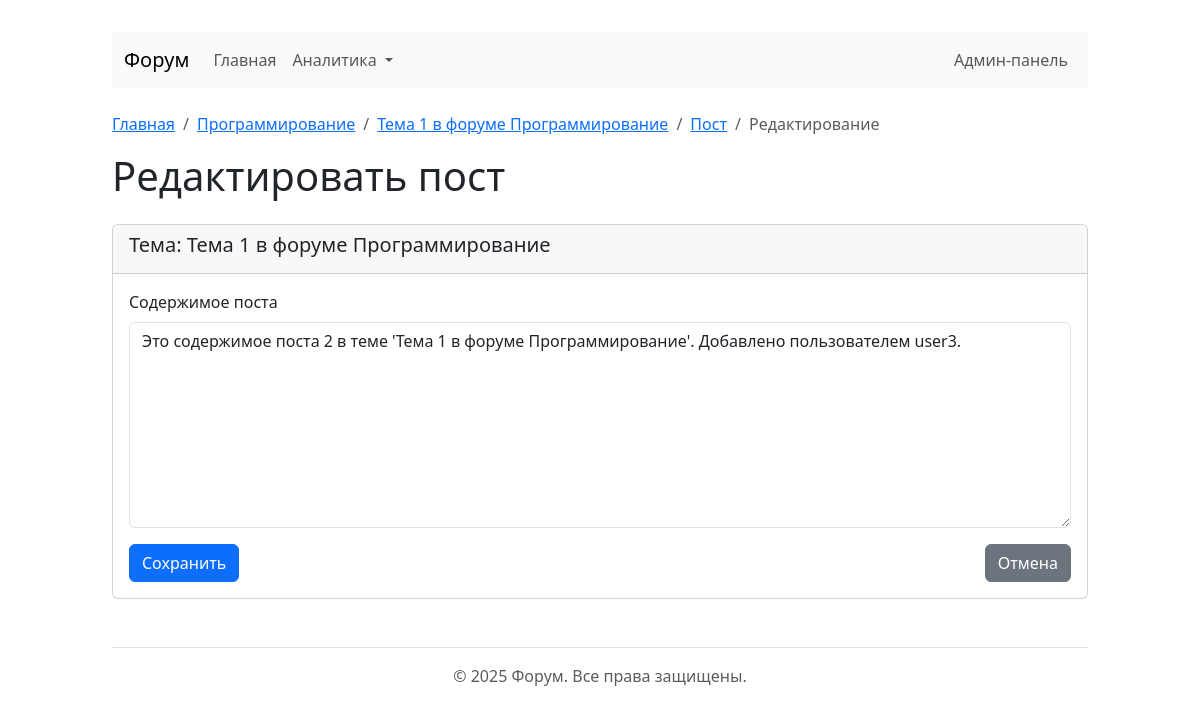
The page /edit_post/2 on the database its author committed.
### app/models/db_models.py (models this page shows, shortened)
class Forum(db.Model):
    __tablename__ = 'форум'
    ID_форума = db.Column(db.Integer, primary_key=True)
    название = db.Column(db.String(255), nullable=False)
    описание = db.Column(db.Text)
    topics = db.relationship('Topic', backref='forum', lazy=True)

class Topic(db.Model):
    __tablename__ = 'тема'
    ID_темы = db.Column(db.Integer, primary_key=True)
    ID_форума = db.Column(db.Integer, db.ForeignKey('форум.ID_форума'), nullable=False)
    название = db.Column(db.String(255), nullable=False)
    дата_создания = db.Column(db.DateTime, default=datetime.utcnow)
    posts = db.relationship('Post', backref='topic', lazy=True)

class Post(db.Model):
    __tablename__ = 'пост'
    ID_поста = db.Column(db.Integer, primary_key=True)
    ID_темы = db.Column(db.Integer, db.ForeignKey('тема.ID_темы'), nullable=False)
    ID_пользователя = db.Column(db.Integer, db.ForeignKey('пользователь.ID_пользователя'), nullable=False)
    содержимое = db.Column(db.Text, nullable=False)
    дата_публикации = db.Column(db.DateTime, default=datetime.utcnow)
    ratings = db.relationship('Rating', backref='post', lazy=True)
    comments = db.relationship('Comment', backref='post', lazy=True)

### app/routes.py (the view)
@main_bp.route('/edit_post/<int:post_id>', methods=['GET', 'POST'])
def edit_post(post_id):
    post_data, _ = DatabaseManager.get_post(post_id)
    if request.method == 'POST':
        content = request.form.get('content')
        if content:
            DatabaseManager.update_post(post_id, content)
            return redirect(url_for('main.post', post_id=post_id))
    return render_template('edit_post.html', post=post_data)

### app/database.py (called while the page is built)
    @staticmethod
    def get_post(post_id):
        return db.session.query(
            Post,
            User.имя_пользователя
        ).join(
            User,
            Post.ID_пользователя == User.ID_пользователя
        ).filter(
            Post.ID_поста == post_id
        ).first_or_404()

### app/templates/edit_post.html (shortened to what this page needs)
{% extends "base.html" %}
{% block content %}
<nav aria-label="breadcrumb">
    <ol class="breadcrumb">
        <li class="breadcrumb-item"><a href="{{ url_for('main.index') }}">Главная</a></li>
        <li class="breadcrumb-item"><a href="{{ url_for('main.forum', forum_id=post.topic.ID_форума) }}">{{ post.topic.forum.название }}</a></li>
        <li class="breadcrumb-item"><a href="{{ url_for('main.topic', topic_id=post.ID_темы) }}">{{ post.topic.название }}</a></li>
        <li class="breadcrumb-item"><a href="{{ url_for('main.post', post_id=post.ID_поста) }}">Пост</a></li>
        <li class="breadcrumb-item active">Редактирование</li>
    </ol>
</nav>
<h1 class="mb-4">Редактировать пост</h1>
<div class="card">
    <div class="card-header">
        <h5>Тема: {{ post.topic.название }}</h5>
    </div>
    <div class="card-body">
        <form action="{{ url_for('main.edit_post', post_id=post.ID_поста) }}" method="post">
            <div class="mb-3">
                <label for="content" class="form-label">Содержимое поста</label>
                <textarea class="form-control" id="content" name="content" rows="8" required>{{ post.содержимое }}</textarea>
            </div>
            <div class="d-flex justify-content-between">
                <button type="submit" class="btn btn-primary">Сохранить</button>
                <a href="{{ url_for('main.post', post_id=post.ID_поста) }}" class="btn btn-secondary">Отмена</a>
            </div>
        </form>
    </div>
</div>
{% endblock %}

### app/templates/base.html (style rules this page uses)
body { padding-top: 2rem; padding-bottom: 2rem; }

### rows shown on the page
Forum: topic.forum.название "Программирование"
Topic: topic.название "Тема 1 в форуме Программирование"
Post: content "Это содержимое поста 2 в теме 'Тема 1 в форуме Программирование'. Добавлено пользователем user3."
